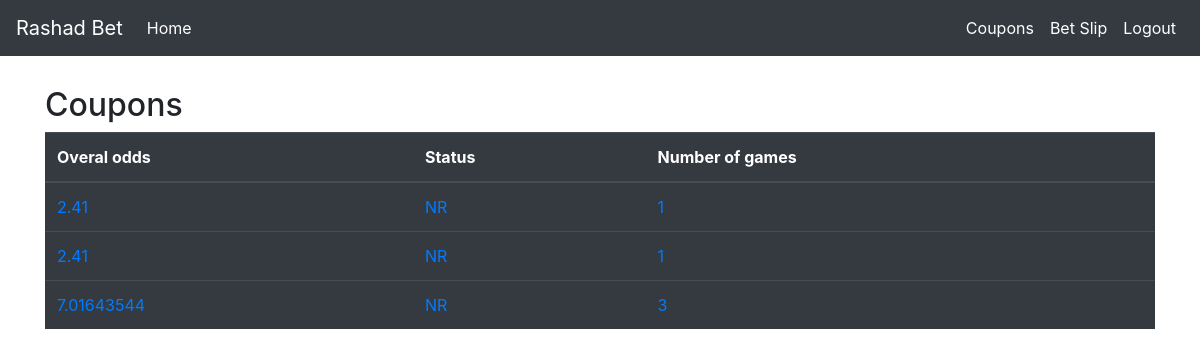
Page /coupons/ (signed in) on the earlier database version.
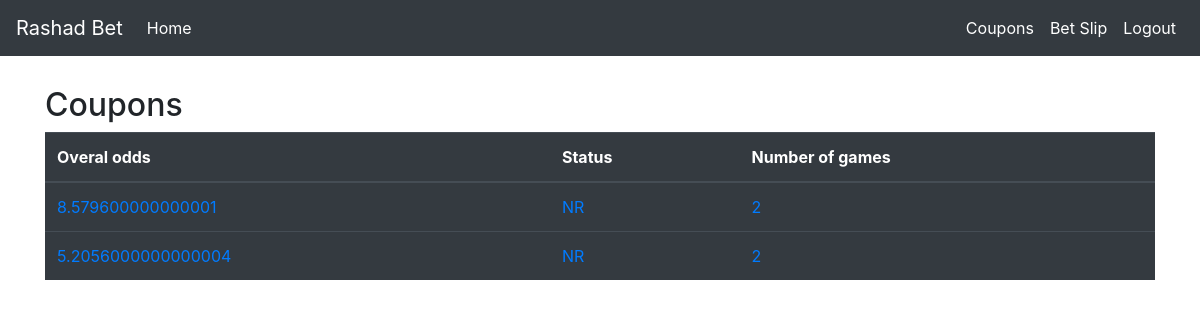
Same page on the later database version.
### core/models.py (models this page shows, shortened)
class BetSlip(models.Model):
    slug = models.SlugField(default='')
    profile = models.ForeignKey(Profile, on_delete=models.CASCADE)
    games = models.ManyToManyField('Game')
    bet_slip_code = models.CharField(max_length=21, default='')
    accepted = models.BooleanField(default=False)
    status = models.CharField(max_length=10, default='NR')
    stake = models.FloatField(blank=True,null=True)
    datetime = models.DateTimeField(auto_now_add=True)
    def get_overal_odd(self):
        overal_odd = 1
        for i in self.games.all():
            overal_odd = i.odd * overal_odd
        return overal_odd

class Game(models.Model):
    home_team = models.CharField(max_length=50)
    away_team = models.CharField(max_length=50)
    location = models.CharField(max_length=50, blank=True)
    prediction = models.CharField(max_length=10, null=True)
    odd = models.FloatField(null=True)
    result = models.CharField(max_length=10, blank=True, null=True)
    status = models.CharField(max_length=10, default='NR')

### core/views.py (the view)
# urls.py: path('coupons/',coupons,name='coupons'),
def coupons(request):
    profile = Profile.objects.get(user=request.user)
    bet_slip_qs = BetSlip.objects.filter(profile=profile, accepted=True)
    if bet_slip_qs.exists():
        context = {
            'coupons':bet_slip_qs.order_by("-datetime")
        }
        return render(request,"coupons.html",context)
    else:
        messages.warning(request,"You do not have any coupon")
        return redirect('index')

### templates/coupons.html
{% extends 'layout.html' %}
{% block content %}
<h2>Coupons</h2>
<table class="table table-dark table-hover">
    <thead class="thead-dark">
      <tr>
        <th scope="col">Overal odds</th>
        <th scope="col">Status</th>
        <th scope="col">Number of games</th>
      </tr>
    </thead>
    <tbody>
        {% for coupon in coupons %}
            <tr>
                <td><a href="{% url 'coupon-detail' coupon.slug %}">{{coupon.get_overal_odd}}</a></td>
                <td><a href="{% url 'coupon-detail' coupon.slug %}">{{coupon.status}}</a></td>
                <td><a href="{% url 'coupon-detail' coupon.slug %}">{{coupon.games.all.count}}</a></td>
            </tr>
        {% endfor %}
    </tbody>
</table>
{% endblock content %}

### templates/layout.html (shortened to what this page needs)
{% load static %}
<!DOCTYPE html>
<html lang="en">
<head>
    <link rel="stylesheet" href="{% static 'css/bootstrap.min.css' %}">
    <link rel="stylesheet" href="{% static 'css/style.css' %}">
</head>
<body>
    {% include 'includes/navbar.html' %}
    <div style="margin-top: 30px; margin-bottom: 100px;" class="container">
    {% block content %}
    {% endblock content %}
    </div>
</body>
</html>

### templates/includes/navbar.html (shortened to what this page needs)
<nav class="navbar navbar-expand navbar-dark bg-dark">
    <a class="navbar-brand" href="/">Rashad Bet</a>
    <div class="collapse navbar-collapse" id="navbarsExample02">
      <ul class="navbar-nav mr-auto">
        <li class="nav-item active">
          <a class="nav-link" href="{% url 'index' %}">Home <span class="sr-only">(current)</span></a>
        </li>
      </ul>
      <ul class="navbar-nav ml-auto">
        {% if request.user.is_authenticated %}
            <li class="nav-item active">
              <a class="nav-link" href="{% url 'coupons' %}">Coupons</a>
            </li>
            <li class="nav-item active">
              <a class="nav-link" href="{% url 'bet-slip-view' %}">Bet Slip</a>
            </li>
            <li class="nav-item active">
              <a class="nav-link" href="/accounts/logout/">Logout</a>
            </li>
        {% endif %}
      </ul>
    </div>
  </nav>

Differences in the rows shown:
removed BetSlip: get_overal_odd "2.41", status "NR", games.all.count "1"
removed BetSlip: get_overal_odd "2.41", status "NR", games.all.count "1"
removed BetSlip: get_overal_odd "7.01643544", status "NR", games.all.count "3"
added BetSlip: get_overal_odd "8.579600000000001", status "NR", games.all.count "2"
added BetSlip: get_overal_odd "5.2056000000000004", status "NR", games.all.count "2"
